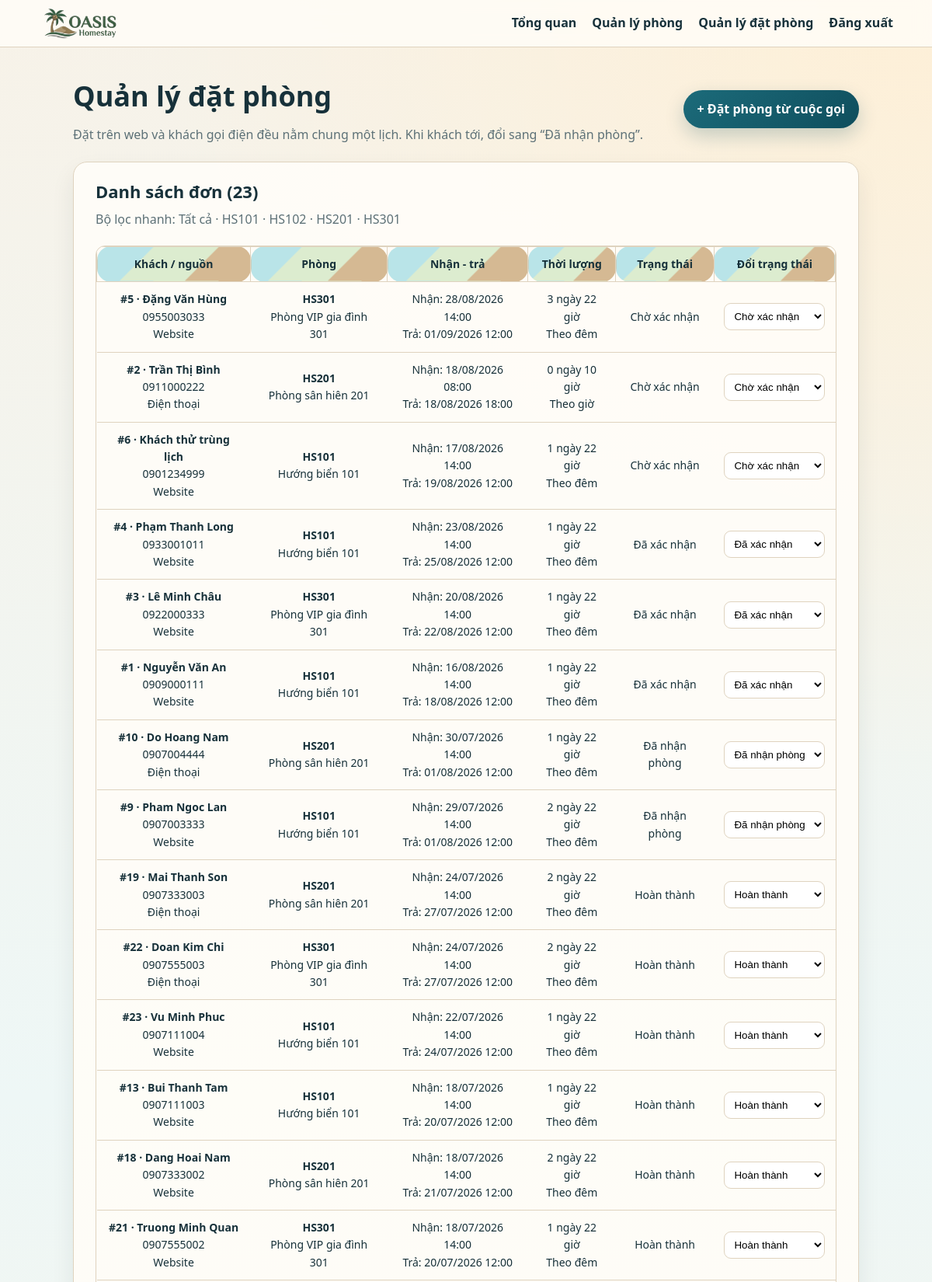
The page /admin/bookings.php (signed in, upper part) on the database its author committed.
### tables this page shows
CREATE TABLE phong (
    id_phong INT AUTO_INCREMENT PRIMARY KEY,
    id_loai_phong INT NOT NULL,
    ma_so_phong VARCHAR(20) NOT NULL UNIQUE,
    ten_phong VARCHAR(100) NOT NULL,
    tang INT NOT NULL DEFAULT 1,
    vi_tri VARCHAR(150) DEFAULT NULL,
    huong_view VARCHAR(150) DEFAULT NULL,
    dien_tich DECIMAL(8,2) DEFAULT NULL,
    so_giuong INT NOT NULL DEFAULT 1,
    loai_giuong ENUM('don', 'doi') NOT NULL DEFAULT 'doi',
    co_tu_lanh TINYINT(1) NOT NULL DEFAULT 1,
    co_nha_bep TINYINT(1) NOT NULL DEFAULT 0,
    co_tivi_may_chieu TINYINT(1) NOT NULL DEFAULT 1,
    co_bon_tam TINYINT(1) NOT NULL DEFAULT 0,
    co_ban_cong TINYINT(1) NOT NULL DEFAULT 0,
    co_sofa TINYINT(1) NOT NULL DEFAULT 0,
    co_cua_so TINYINT(1) NOT NULL DEFAULT 1,
    duong_dan_hinh VARCHAR(255) NOT NULL,
    hinh_2 VARCHAR(255) DEFAULT NULL,
    hinh_3 VARCHAR(255) DEFAULT NULL,
    hinh_4 VARCHAR(255) DEFAULT NULL,
    gia_theo_gio DECIMAL(12,2) DEFAULT NULL,
    gia_theo_ngay DECIMAL(12,2) DEFAULT NULL,
    trang_thai ENUM('dang_hoat_dong', 'tu_sua', 'tam_dung') DEFAULT 'dang_hoat_dong',
    ngay_tao TIMESTAMP DEFAULT CURRENT_TIMESTAMP,
    FOREIGN KEY (id_loai_phong) REFERENCES loai_phong(id_loai_phong),
    INDEX idx_phong_trang_thai (trang_thai)
);

CREATE TABLE dat_phong (
    id_dat_phong INT AUTO_INCREMENT PRIMARY KEY,
    id_phong INT NOT NULL,
    ho_ten VARCHAR(100) NOT NULL,
    so_dien_thoai VARCHAR(20) NOT NULL,
    email VARCHAR(100),
    dia_chi VARCHAR(255),
    ngay_nhan_phong DATETIME NOT NULL,
    ngay_tra_phong DATETIME NOT NULL,
    kieu_dat ENUM('gio', 'ngay') DEFAULT 'ngay',
    so_luong INT NOT NULL DEFAULT 1,
    tong_tien DECIMAL(12,2) NOT NULL DEFAULT 0,
    nguon_dat ENUM('web', 'dien_thoai') DEFAULT 'web',
    trang_thai ENUM('cho_xac_nhan', 'da_xac_nhan', 'da_nhan_phong', 'hoan_thanh', 'da_huy') DEFAULT 'cho_xac_nhan',
    ghi_chu VARCHAR(500),
    ngay_tao TIMESTAMP DEFAULT CURRENT_TIMESTAMP,
    FOREIGN KEY (id_phong) REFERENCES phong(id_phong),
    INDEX idx_lich_phong (id_phong, ngay_nhan_phong, ngay_tra_phong),
    INDEX idx_trang_thai_dat (trang_thai)
);

### includes/functions.php (called while the page is built, shortened)
<?php
function h($giaTri)
{
    return htmlspecialchars((string) $giaTri, ENT_QUOTES, 'UTF-8');
}
function ten_trang_thai_dat($trangThai)
{
    return array(
        'cho_xac_nhan' => 'Chờ xác nhận',
        'da_xac_nhan' => 'Đã xác nhận',
        'da_nhan_phong' => 'Đã nhận phòng',
        'hoan_thanh' => 'Hoàn thành',
        'da_huy' => 'Đã hủy',
    )[$trangThai] ?? 'Chưa rõ';
}
function format_duration_minutes($minutes)
{
    $minutes = max(0, (int) $minutes); return floor($minutes / 1440) . ' ngày ' . floor(($minutes % 1440) / 60) . ' giờ';
}

### admin/bookings.php (the view, shortened to what this page needs)
<?php
include '../includes/db.php';
include '../includes/functions.php';
$rooms = array();
$bookings = array();
if ($conn) {
    $result = $conn->query("SELECT p.id_phong, p.ma_so_phong, p.ten_phong, p.trang_thai,
        lp.ten_loai_phong, lp.gia_theo_gio, lp.gia_theo_ngay
        FROM phong p INNER JOIN loai_phong lp ON lp.id_loai_phong = p.id_loai_phong
        WHERE p.trang_thai = 'dang_hoat_dong' ORDER BY p.ma_so_phong");
    if ($result) while ($row = $result->fetch_assoc()) $rooms[] = $row;
}
if ($conn) {
    $sql = "SELECT dp.*, p.ten_phong, p.ma_so_phong, lp.ten_loai_phong
            FROM dat_phong dp INNER JOIN phong p ON p.id_phong = dp.id_phong
            INNER JOIN loai_phong lp ON lp.id_loai_phong = p.id_loai_phong";
    $sql .= " ORDER BY CASE dp.trang_thai WHEN 'cho_xac_nhan' THEN 0 WHEN 'da_xac_nhan' THEN 1
              WHEN 'da_nhan_phong' THEN 2 WHEN 'hoan_thanh' THEN 3 ELSE 4 END, dp.ngay_nhan_phong DESC";
    $result = $conn->query($sql);
    if ($result) while ($row = $result->fetch_assoc()) $bookings[] = $row;
}
include '../includes/header.php';
?>
<main class="admin-main"><div class="admin-container">
    <section class="page-title"><div><h1>Quản lý đặt phòng</h1><p>Đặt trên web và khách gọi điện đều nằm chung một lịch. Khi khách tới, đổi sang “Đã nhận phòng”.</p></div><a class="button" href="bookings.php?action=add">+ Đặt phòng từ cuộc gọi</a></section>
    <section class="room-admin-list-card room-admin-list-section booking-list-section"><div class="room-admin-list-intro"><h2>Danh sách đơn (<?php echo count($bookings); ?>)</h2><p>Bộ lọc nhanh: <a href="bookings.php">Tất cả</a><?php foreach ($rooms as $room) { ?> · <a href="bookings.php?id_phong=<?php echo (int) $room['id_phong']; ?>"><?php echo h($room['ma_so_phong']); ?></a><?php } ?></p></div>
        <div class="booking-table-wrap"><table class="booking-table"><thead><tr><th>Khách / nguồn</th><th>Phòng</th><th>Nhận - trả</th><th>Thời lượng</th><th>Trạng thái</th><th>Đổi trạng thái</th></tr></thead><tbody>
        <?php foreach ($bookings as $item) { $minutes = max(0, (int) ceil((strtotime($item['ngay_tra_phong']) - strtotime($item['ngay_nhan_phong'])) / 60)); $statusClass = match ($item['trang_thai']) { 'cho_xac_nhan' => 'booking-badge--pending', 'da_xac_nhan' => 'booking-badge--confirmed', 'da_nhan_phong' => 'booking-badge--occupied', 'hoan_thanh' => 'booking-badge--done', 'da_huy' => 'booking-badge--cancelled', default => 'booking-badge--pending' }; ?>
            <tr><td><strong>#<?php echo (int) $item['id_dat_phong']; ?> · <?php echo h($item['ho_ten']); ?></strong><br><?php echo h($item['so_dien_thoai']); ?><br><span class="booking-email"><?php echo $item['nguon_dat'] === 'dien_thoai' ? 'Điện thoại' : 'Website'; ?></span></td><td><strong><?php echo h($item['ma_so_phong']); ?></strong><br><?php echo h($item['ten_phong']); ?></td><td class="booking-date-cell"><span class="booking-sublabel">Nhận:</span> <?php echo date('d/m/Y H:i', strtotime($item['ngay_nhan_phong'])); ?><br><span class="booking-sublabel">Trả:</span> <?php echo date('d/m/Y H:i', strtotime($item['ngay_tra_phong'])); ?></td><td><?php echo h(format_duration_minutes($minutes)); ?><br><span class="booking-email"><?php echo h($item['kieu_dat'] === 'gio' ? 'Theo giờ' : 'Theo đêm'); ?></span></td><td><span class="booking-badge <?php echo $statusClass; ?>"><?php echo h(ten_trang_thai_dat($item['trang_thai'])); ?></span></td><td><form method="post" class="status-form"><input type="hidden" name="action" value="update_status"><input type="hidden" name="id_dat_phong" value="<?php echo (int) $item['id_dat_phong']; ?>"><select name="trang_thai" onchange="this.form.submit()"><option value="cho_xac_nhan" <?php echo $item['trang_thai'] === 'cho_xac_nhan' ? 'selected' : ''; ?>>Chờ xác nhận</option><option value="da_xac_nhan" <?php echo $item['trang_thai'] === 'da_xac_nhan' ? 'selected' : ''; ?>>Đã xác nhận</option><option value="da_nhan_phong" <?php echo $item['trang_thai'] === 'da_nhan_phong' ? 'selected' : ''; ?>>Đã nhận phòng</option><option value="hoan_thanh" <?php echo $item['trang_thai'] === 'hoan_thanh' ? 'selected' : ''; ?>>Hoàn thành</option><option value="da_huy" <?php echo $item['trang_thai'] === 'da_huy' ? 'selected' : ''; ?>>Đã hủy</option></select></form></td></tr>
        <?php } ?>
        </tbody></table></div>
    </section>
</div></main>
<?php include '../includes/footer.php'; ?>

### includes/site.css (style rules this page uses)
* { box-sizing: border-box; }
:root { --ink: #17313a; --muted: #5d7177; --sea: #1c6b7a; --sea-deep: #0f4e5d; --sand: #f4eadb; --paper: #fffdf8; --line: #dfd3bf; --glow: rgba(18, 54, 61, 0.14); }
body { margin: 0; font-family: "Segoe UI", "Helvetica Neue", Arial, sans-serif; color: var(--ink); background: radial-gradient(circle at top right, rgba(255, 239, 212, 0.85), transparent 34%), linear-gradient(180deg, #f7f2e8 0%, #eef7f6 52%, #f7f2e8 100%); line-height: 1.6; display: flex; flex-direction: column; min-height: 100vh; }
a { color: inherit; text-decoration: none; }
.admin-container { width: min(1120px, 92%); margin: 0 auto; }
.admin-main { padding: 34px 0; flex: 1; }
.page-title { margin-bottom: 22px; display: flex; justify-content: space-between; align-items: center; gap: 20px; }
.page-title>div { flex: 1; }
.page-title h1 { margin: 0 0 8px; font-size: clamp(28px, 4vw, 36px); font-weight: 700; }
.page-title p { margin: 0; color: var(--muted); }
.page-title .button { flex-shrink: 0; white-space: nowrap; }
.room-admin-list-card { background: rgba(255, 253, 248, 0.95); border: 1px solid var(--line); border-radius: 18px; padding: 20px 28px 28px 28px; box-shadow: 0 14px 30px rgba(24, 43, 48, 0.08); }
.room-admin-list-intro { margin-bottom: 20px; }
.room-admin-list-intro h2 { margin: 0 0 6px; font-size: 22px; }
.room-admin-list-intro p { margin: 0; color: var(--muted); }
th { text-align: center; }
.button, button { display: inline-block; border: 0; border-radius: 999px; background: linear-gradient(135deg, var(--sea), var(--sea-deep)); color: #ffffff; padding: 12px 18px; font-weight: 700; cursor: pointer; box-shadow: 0 10px 24px rgba(15, 78, 93, 0.22); }
main { width: min(1100px, 92%); margin: 0 auto; flex: 1; }
.booking-list-section { margin-top: 0; }
.booking-table-wrap { overflow-x: auto; border-radius: 12px; border: 1px solid var(--line); }
.booking-table { width: 100%; border-collapse: collapse; min-width: 760px; }
.booking-table th, .booking-table td { padding: 11px 13px; border-bottom: 1px solid var(--line); text-align: center; vertical-align: middle; font-size: 14px; }
.booking-table thead th { min-height: 170px; position: relative; overflow: hidden; border-radius: 18px; background: linear-gradient(135deg, #b9e4e8 0 30%, #dceccf 30% 65%, #d5b993 65%); border: 1px solid var(--line); }
.status-form { display: flex; gap: 7px; align-items: center; }
.status-form select { min-width: 130px; padding: 8px; border: 1px solid var(--line); border-radius: 9px; background: #fff; }

### rows shown on the page
phong: ma_so_phong "HS101"
phong: ma_so_phong "HS102"
phong: ma_so_phong "HS201"
phong: ma_so_phong "HS301"
dat_phong: id_dat_phong "5", ho_ten "Đặng Văn Hùng", so_dien_thoai "0955003033", nguon_dat "Website", id_phong.ma_so_phong "HS301", id_phong.ten_phong "Phòng VIP gia đình 301", ngay_nhan_phong "28/08/2026 14:00", ngay_tra_phong "01/09/2026 12:00", format_duration_minutes($minutes) "3 ngày 22 giờ", kieu_dat "Theo đêm", trang_thai "Chờ xác nhận"
dat_phong: id_dat_phong "2", ho_ten "Trần Thị Bình", so_dien_thoai "0911000222", nguon_dat "Điện thoại", id_phong.ma_so_phong "HS201", id_phong.ten_phong "Phòng sân hiên 201", ngay_nhan_phong "18/08/2026 08:00", ngay_tra_phong "18/08/2026 18:00", format_duration_minutes($minutes) "0 ngày 10 giờ", kieu_dat "Theo giờ", trang_thai "Chờ xác nhận"
dat_phong: id_dat_phong "6", ho_ten "Khách thử trùng lịch", so_dien_thoai "0901234999", nguon_dat "Website", id_phong.ma_so_phong "HS101", id_phong.ten_phong "Hướng biển 101", ngay_nhan_phong "17/08/2026 14:00", ngay_tra_phong "19/08/2026 12:00", format_duration_minutes($minutes) "1 ngày 22 giờ", kieu_dat "Theo đêm", trang_thai "Chờ xác nhận"
dat_phong: id_dat_phong "4", ho_ten "Phạm Thanh Long", so_dien_thoai "0933001011", nguon_dat "Website", id_phong.ma_so_phong "HS101", id_phong.ten_phong "Hướng biển 101", ngay_nhan_phong "23/08/2026 14:00", ngay_tra_phong "25/08/2026 12:00", format_duration_minutes($minutes) "1 ngày 22 giờ", kieu_dat "Theo đêm", trang_thai "Đã xác nhận"
dat_phong: id_dat_phong "3", ho_ten "Lê Minh Châu", so_dien_thoai "0922000333", nguon_dat "Website", id_phong.ma_so_phong "HS301", id_phong.ten_phong "Phòng VIP gia đình 301", ngay_nhan_phong "20/08/2026 14:00", ngay_tra_phong "22/08/2026 12:00", format_duration_minutes($minutes) "1 ngày 22 giờ", kieu_dat "Theo đêm", trang_thai "Đã xác nhận"
dat_phong: id_dat_phong "1", ho_ten "Nguyễn Văn An", so_dien_thoai "0909000111", nguon_dat "Website", id_phong.ma_so_phong "HS101", id_phong.ten_phong "Hướng biển 101", ngay_nhan_phong "16/08/2026 14:00", ngay_tra_phong "18/08/2026 12:00", format_duration_minutes($minutes) "1 ngày 22 giờ", kieu_dat "Theo đêm", trang_thai "Đã xác nhận"
dat_phong: id_dat_phong "10", ho_ten "Do Hoang Nam", so_dien_thoai "0907004444", nguon_dat "Điện thoại", id_phong.ma_so_phong "HS201", id_phong.ten_phong "Phòng sân hiên 201", ngay_nhan_phong "30/07/2026 14:00", ngay_tra_phong "01/08/2026 12:00", format_duration_minutes($minutes) "1 ngày 22 giờ", kieu_dat "Theo đêm", trang_thai "Đã nhận phòng"
dat_phong: id_dat_phong "9", ho_ten "Pham Ngoc Lan", so_dien_thoai "0907003333", nguon_dat "Website", id_phong.ma_so_phong "HS101", id_phong.ten_phong "Hướng biển 101", ngay_nhan_phong "29/07/2026 14:00", ngay_tra_phong "01/08/2026 12:00", format_duration_minutes($minutes) "2 ngày 22 giờ", kieu_dat "Theo đêm", trang_thai "Đã nhận phòng"
dat_phong: id_dat_phong "19", ho_ten "Mai Thanh Son", so_dien_thoai "0907333003", nguon_dat "Điện thoại", id_phong.ma_so_phong "HS201", id_phong.ten_phong "Phòng sân hiên 201", ngay_nhan_phong "24/07/2026 14:00", ngay_tra_phong "27/07/2026 12:00", format_duration_minutes($minutes) "2 ngày 22 giờ", kieu_dat "Theo đêm", trang_thai "Hoàn thành"
dat_phong: id_dat_phong "22", ho_ten "Doan Kim Chi", so_dien_thoai "0907555003", nguon_dat "Điện thoại", id_phong.ma_so_phong "HS301", id_phong.ten_phong "Phòng VIP gia đình 301", ngay_nhan_phong "24/07/2026 14:00", ngay_tra_phong "27/07/2026 12:00", format_duration_minutes($minutes) "2 ngày 22 giờ", kieu_dat "Theo đêm", trang_thai "Hoàn thành"
dat_phong: id_dat_phong "23", ho_ten "Vu Minh Phuc", so_dien_thoai "0907111004", nguon_dat "Website", id_phong.ma_so_phong "HS101", id_phong.ten_phong "Hướng biển 101", ngay_nhan_phong "22/07/2026 14:00", ngay_tra_phong "24/07/2026 12:00", format_duration_minutes($minutes) "1 ngày 22 giờ", kieu_dat "Theo đêm", trang_thai "Hoàn thành"
dat_phong: id_dat_phong "13", ho_ten "Bui Thanh Tam", so_dien_thoai "0907111003", nguon_dat "Website", id_phong.ma_so_phong "HS101", id_phong.ten_phong "Hướng biển 101", ngay_nhan_phong "18/07/2026 14:00", ngay_tra_phong "20/07/2026 12:00", format_duration_minutes($minutes) "1 ngày 22 giờ", kieu_dat "Theo đêm", trang_thai "Hoàn thành"
dat_phong: id_dat_phong "18", ho_ten "Dang Hoai Nam", so_dien_thoai "0907333002", nguon_dat "Website", id_phong.ma_so_phong "HS201", id_phong.ten_phong "Phòng sân hiên 201", ngay_nhan_phong "18/07/2026 14:00", ngay_tra_phong "21/07/2026 12:00", format_duration_minutes($minutes) "2 ngày 22 giờ", kieu_dat "Theo đêm", trang_thai "Hoàn thành"
dat_phong: id_dat_phong "21", ho_ten "Truong Minh Quan", so_dien_thoai "0907555002", nguon_dat "Website", id_phong.ma_so_phong "HS301", id_phong.ten_phong "Phòng VIP gia đình 301", ngay_nhan_phong "18/07/2026 14:00", ngay_tra_phong "20/07/2026 12:00", format_duration_minutes($minutes) "1 ngày 22 giờ", kieu_dat "Theo đêm", trang_thai "Hoàn thành"

### other values the page prints
$item['label'] "Tổng quan"
$item['label'] "Quản lý phòng"
$item['label'] "Quản lý đặt phòng"
$item['label'] "Đăng xuất"
count($bookings) "23"
